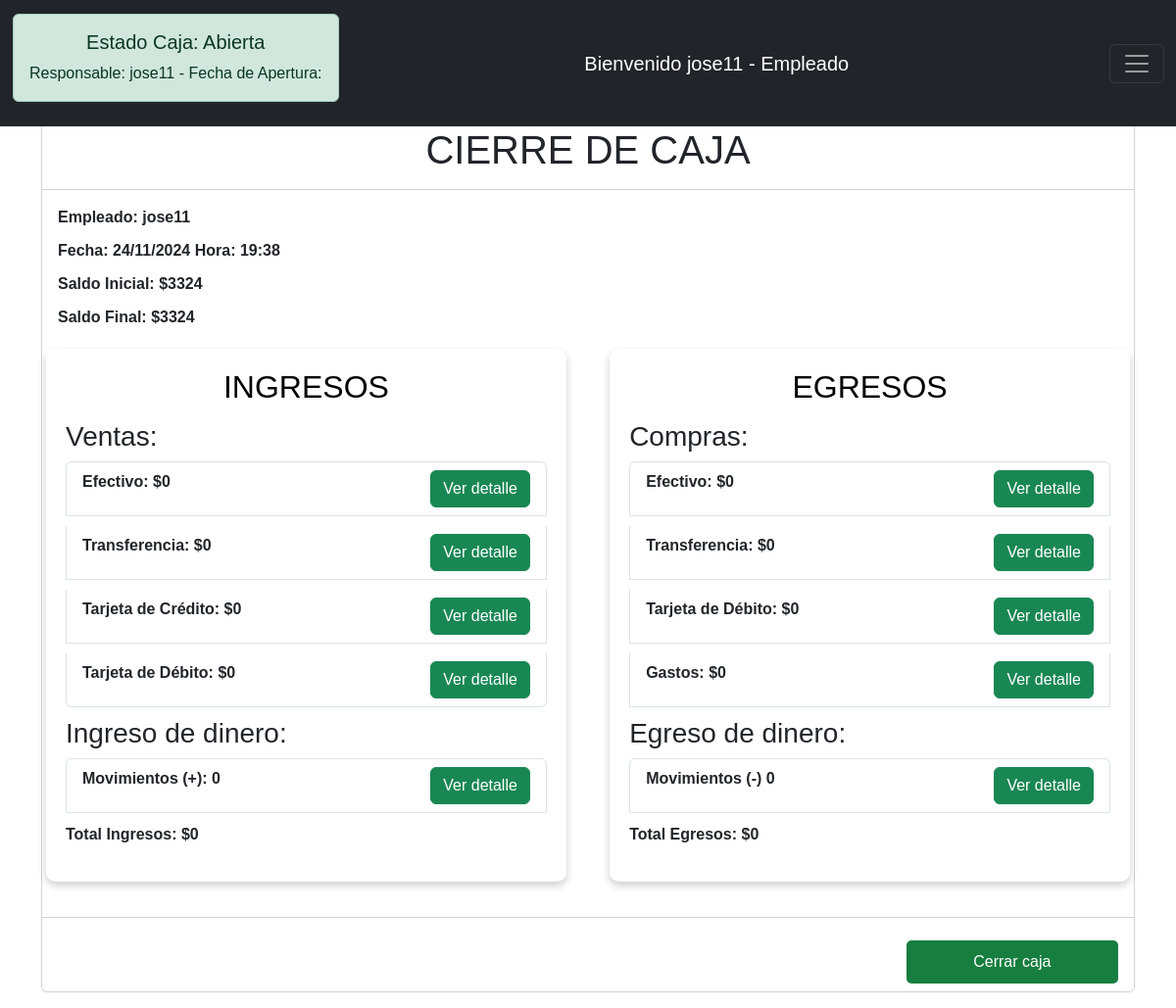
The page /cierre/ (signed in) on the database its author committed.
### Empleados/models.py (models this page shows, shortened)
class Empleado(AbstractUser):
    dni=models.IntegerField(null=True, blank=True, verbose_name="DNI")
    dirección=models.CharField(null=True, blank=True, max_length=150)
    telefono=models.IntegerField(null=True, blank=True)

### Caja/models.py (models this page shows, shortened)
class Caja(models.Model):
    empleado=models.ForeignKey(Empleado,on_delete=models.CASCADE,null=True,blank=True)
    fecha_apertura=models.DateTimeField(default=datetime.now)
    saldo_inicial=models.IntegerField(null=True,blank=True,validators=[MinValueValidator(0)])
    fecha_cierre=models.DateTimeField(null=True,blank=True)
    saldo_final=models.IntegerField(null=True, blank=True)
    estado= models.CharField(max_length=10,choices=estado_caja, default='Abierta')

### Caja/views.py (the view, shortened to what this page needs)
# urls.py: path('cierre/', views.cierre_view, name='cierre'),
@login_required
def cierre_view(request):
    caja_abierta = obtener_caja_abierta(request.user)
    if not caja_abierta:
        request.session['caja_abierta'] = False
        return redirect('apertura')
    id_caja=caja_abierta.id
    id_sesion = request.session.session_key
    lista_ventas = Venta.objects.filter(id_sesion=id_sesion)
    lista_ventas_efectivo=Venta.objects.filter(id_sesion=id_sesion,metodo_pago="Efectivo")
    lista_ventas_transferencia=Venta.objects.filter(id_sesion=id_sesion,metodo_pago="Transferencia")
    lista_ventas_debito=Venta.objects.filter(id_sesion=id_sesion,metodo_pago="Tarjeta_de_Debito")
    lista_ventas_credito=Venta.objects.filter(id_sesion=id_sesion,metodo_pago="Tarjeta_de_Credito")
    total_ventas = sum(venta.total_venta for venta in lista_ventas)
    ventas_efectivo = sum(venta.total_venta for venta in lista_ventas if venta.metodo_pago == 'Efectivo')
    ventas_transferencia = sum(venta.total_venta for venta in lista_ventas if venta.metodo_pago == 'Transferencia')
    ventas_tarjeta_credito = sum(venta.total_venta for venta in lista_ventas if venta.metodo_pago == 'Tarjeta_de_Credito')
    ventas_tarjeta_debito = sum(venta.total_venta for venta in lista_ventas if venta.metodo_pago == 'Tarjeta_de_Debito')
    lista_compras = Compra.objects.filter(id_sesion=id_sesion)
    lista_compras_efectivo= Compra.objects.filter(id_sesion=id_sesion,metodo_pago="Efectivo")
    lista_compras_transferencia= Compra.objects.filter(id_sesion=id_sesion,metodo_pago="Transferencia")
    lista_compras_debito= Compra.objects.filter(id_sesion=id_sesion,metodo_pago="Tarjeta_de_Debito")
    total_compras = sum(compra.total for compra in lista_compras)
    compras_efectivo = sum(compra.total for compra in lista_compras if compra.metodo_pago == 'Efectivo')
    compras_transferencia = sum(compra.total for compra in lista_compras if compra.metodo_pago == 'Transferencia')
    compras_tarjeta_debito = sum(compra.total for compra in lista_compras if compra.metodo_pago == 'Tarjeta_de_Debito')
    lista_gastos = Gasto.objects.filter(id_sesion=id_sesion)
    gastos_compra = sum(gasto.costo for gasto in lista_gastos)
    lista_dinero = Dinero.objects.filter(id_sesion=id_sesion)
    lista_dinero_ingreso=Dinero.objects.filter(id_sesion=id_sesion,tipo_dinero='Ingreso')
    lista_dinero_egreso=Dinero.objects.filter(id_sesion=id_sesion,tipo_dinero='Egreso')
    dinero_ingreso = sum(dinero.ing_egre for dinero in lista_dinero if dinero.tipo_dinero == 'Ingreso')
    dinero_egreso = sum(dinero.ing_egre for dinero in lista_dinero if dinero.tipo_dinero == 'Egreso')
    total_ingresos = dinero_ingreso + total_ventas
    total_egresos = total_compras + gastos_compra + dinero_egreso
    saldo_final = total_ventas + caja_abierta.saldo_inicial + dinero_ingreso - total_egresos
    formulario_cierre = cierre(instance=caja_abierta)
    fecha_actual = datetime.now()
    if request.method == 'GET':
        return render(request, 'cierre.html', {
            'formulario_cierre': formulario_cierre,
            'total_ventas': total_ventas,
            'ventas_efectivo': ventas_efectivo,
            'ventas_transferencia': ventas_transferencia,
            'ventas_tarjeta_credito': ventas_tarjeta_credito,
            'ventas_tarjeta_debito': ventas_tarjeta_debito,
            'total_compras': total_compras,
            'compras_transferencia': compras_transferencia,
            'compras_efectivo': compras_efectivo,
            'compras_tarjeta_debito': compras_tarjeta_debito,
            'gastos_compra': gastos_compra,
            'saldo_final': saldo_final,
            'dinero_ingreso': dinero_ingreso,
            'dinero_egreso': dinero_egreso,
            'fecha_actual': fecha_actual,
            'total_egresos': total_egresos,
            'total_ingresos': total_ingresos,
            'caja_abierta': caja_abierta,
            'id_caja':id_caja,
            'lista_ventas':lista_ventas,
            'lista_compras':lista_compras,
            'lista_gastos':lista_gastos,
            'lista_dinero_ingreso':lista_dinero_ingreso,
            'lista_dinero_egreso':lista_dinero_egreso,
            'lista_ventas_efectivo':lista_ventas_efectivo,
            'lista_compras_efectivo':lista_compras_efectivo,
            'lista_compras_debito':lista_compras_debito,
            'lista_compras_transferencia':lista_compras_transferencia,
            'lista_ventas_transferencia':lista_ventas_transferencia,
            'lista_ventas_debito':lista_ventas_debito,
            'lista_ventas_credito':lista_ventas_credito,
        })

### Caja/forms.py
class cierre(ModelForm):
    class Meta:
        model = Caja
        fields = '__all__'

### Caja/views.py (called while the page is built)
def obtener_caja_abierta(user):
    return Caja.objects.filter(empleado__username=user.username, estado='Abierta').first()

### templates/cierre.html (shortened to what this page needs)
{% extends 'menu.html' %}
{% load static %}
{% block extra_css %}
    <link rel="stylesheet" href="{% static 'css/cierre.css' %}">
{% endblock %}
{% block content %}
<div class="container mt-4">
    <div class="card">
        <div class="card-header bg-white">
            <h1 class="card-title">CIERRE DE CAJA</h1>
        </div>
        <div class="card-body">
            <div class="info-cierre mb-3">
                <p><strong>Empleado:</strong> {{ user.username }}</p>
                <p><strong>Fecha:</strong> {{ fecha_actual|date:"d/m/Y" }} <strong>Hora:</strong> {{ fecha_actual|time:"H:i" }}</p>
                <p><strong>Saldo Inicial:</strong> ${{ formulario_cierre.instance.saldo_inicial }}</p>
                <p><strong>Saldo Final:</strong> ${{ saldo_final }}</p>
            </div>
            <div class="contenedor-ingresos-egresos row">
                <div class="lista-ingresos col-md-6">
                    <h2>INGRESOS</h2>
                        <h3>Ventas:</h3>
                        <ul class="list-group">
                            <li class="list-group-item"><b>Efectivo: ${{ ventas_efectivo }}</b><button onclick="$('#detVtaE').modal('show');" class="btn btn-success float-end">Ver detalle</button></li>
                            <li class="list-group-item"><b>Transferencia: ${{ ventas_transferencia }}</b>   <button onclick="$('#detVtaT').modal('show');" class="btn btn-success float-end">Ver detalle</button></li>
                            <li class="list-group-item"><b>Tarjeta de Crédito: ${{ ventas_tarjeta_credito }} </b><button onclick="$('#detVtaC').modal('show');" class="btn btn-success float-end">Ver detalle</button></li>
                            <li class="list-group-item"><b>Tarjeta de Débito: ${{ ventas_tarjeta_debito }}</b>   <button onclick="$('#detVtaD').modal('show');" class="btn btn-success float-end">Ver detalle</button></li>
                        </ul>
                        <h3>Ingreso de dinero:</h3>
                        <ul class="list-group">
                            <li class="list-group-item"><b>Movimientos (+): {{ dinero_ingreso }}</b> <button onclick="$('#detIngreso').modal('show');" class="btn btn-success float-end">Ver detalle</button></li>
                            <p><strong>Total Ingresos:  ${{ total_ingresos }}</strong></p>
                        </ul>
                </div>
                <div class="lista-egresos col-md-6 ">
                    <h2>EGRESOS</h2>
                    <h3>Compras:</h3>
                    <ul class="list-group">
                        <li class="list-group-item"><b>Efectivo: ${{ compras_efectivo }}</b> <button onclick="$('#detCompE').modal('show');" class="btn btn-success float-end">Ver detalle</button></li>
                        <li class="list-group-item"><b>Transferencia: ${{ compras_transferencia }}</b> <button onclick="$('#detCompT').modal('show');" class="btn btn-success float-end">Ver detalle</button></li>
                        <li class="list-group-item"><b>Tarjeta de Débito: ${{ compras_tarjeta_debito }}</b> <button onclick="$('#detCompD').modal('show');" class="btn btn-success float-end">Ver detalle</button></li>
                        <li class="list-group-item"><b>Gastos: ${{ gastos_compra }} <button onclick="$('#detGastos').modal('show');" class="btn btn-success float-end">Ver detalle</button></li>
                    </ul>
                    <h3>Egreso de dinero:</h3>
                    <ul class="list-group">
                        <li class="list-group-item"><b>Movimientos (-) {{ dinero_egreso }}<button onclick="$('#detEgreso').modal('show');" class="btn btn-success float-end">Ver detalle</button></li>
                        <p><strong>Total Egresos:</strong> ${{ total_egresos }}</p>
                    </ul>
                </div>
            </div>
        </div>
        <div class="card-footer bg-white text-end">
            <form action="{% url 'cierre' %}" id="cerrar-form" method="POST" class="d-inline">
                <input type="submit" class="btn btn-danger" value="Cerrar caja">
            </form>
        </div>
    </div>
</div>
{% endblock %}

### templates/menu.html (shortened to what this page needs)
{% load static %}
<!DOCTYPE html>
<html lang="es">
<head>
    <link href="https://cdn.jsdelivr.net/npm/bootstrap@5.3.0-alpha3/dist/css/bootstrap.min.css" rel="stylesheet"
>
    <link rel="stylesheet" href="https://cdn.jsdelivr.net/npm/bootstrap-icons@1.11.3/font/bootstrap-icons.min.css">
    <link href="https://cdn.lineicons.com/4.0/lineicons.css" rel="stylesheet">
    <link rel="stylesheet" href="{% static 'css/menu.css' %}">
    {% block extra_css %}{% endblock %}
</head>
<body>
    <div class="wrapper">
        <nav class="navbar navbar-dark bg-dark fixed-top">
            <div class="container-fluid d-flex justify-content-between">
                <div class="estado-caja">
                    {% if request.session.caja_abierta %}
                        <div class="alert alert-success" role="alert">
                            <h5 class="alert-heading">Estado Caja: Abierta</h5>
                            <span>Responsable: {{ request.session.empleado }} - Fecha de Apertura: {{ request.session.fecha_apertura }}</span>
                        </div>
                    {% else %}
                        <div class="alert alert-danger" role="alert">
                            <h5 class="alert-heading">Estado Caja: Cerrada</h5>
                        </div>
                    {% endif %}
                </div>
                <a class="navbar-brand" href="{% url 'panel_perfil' %}">
                    Bienvenido {{ request.user.username }} -
                    {% for group in request.user.groups.all %}
                        {{ group.name }}{% if not forloop.last %}, {% endif %}
                    {% endfor %}
                </a>
                <button class="navbar-toggler" type="button" data-bs-toggle="offcanvas" data-bs-target="#offcanvasDarkNavbar" aria-controls="offcanvasDarkNavbar" aria-label="Toggle navigation">
                    <span class="navbar-toggler-icon"></span>
                </button>
            </div>
        </nav>
        <div class="main p-3">
            {% block content %}{% endblock %}
        </div>
    </div>
</body>
</html>

### static/css/menu.css (style rules this page uses)
.main { margin-top: 80px; }
nav { background-color: rgba(255, 255, 255, 0.9); }
.estado-caja { padding: 1px; margin-top: 5px; text-align: center; }
body { font-family: 'Calibri', sans-serif; }

### static/css/cierre.css (style rules this page uses)
h1, h2 { font-family: Arial, Helvetica, sans-serif; text-align: center; color: black; margin-bottom: 15px; }
.info-cierre p { font-weight: bold; margin-bottom: 10px; }
.contenedor-ingresos-egresos { display: flex; justify-content: space-between; gap: 20px; margin-top: 20px; }
.lista-ingresos, .lista-egresos { background-color: rgba(255, 255, 255, 0.9); border-radius: 10px; padding: 20px; width: 48%; box-shadow: 0 4px 8px rgba(0, 0, 0, 0.2); }
.lista-ingresos ul, .lista-egresos ul { list-style-type: none; padding: 0; }
.lista-ingresos li, .lista-egresos li { margin-bottom: 10px; }
input[type="button"], input[type="submit"] { background-color: rgb(23, 126, 63); color: white; border: none; border-radius: 5px; cursor: pointer; padding: 10px; font-size: 16px; margin-top: 15px; width: 20%; transition: background-color 0.3s; }

### rows shown on the page
Empleado: session.empleado "jose11", user.username "jose11", username "jose11"
Caja: instance.saldo_inicial "3324"

### other values the page prints
{{ group.name }} "Empleado"
{{ saldo_final }} "3324"
{{ ventas_efectivo }} "0"
{{ ventas_transferencia }} "0"
{{ ventas_tarjeta_credito }} "0"
{{ ventas_tarjeta_debito }} "0"
{{ dinero_ingreso }} "0"
{{ total_ingresos }} "0"
{{ compras_efectivo }} "0"
{{ compras_transferencia }} "0"
{{ compras_tarjeta_debito }} "0"
{{ gastos_compra }} "0"
{{ dinero_egreso }} "0"
{{ total_egresos }} "0"
